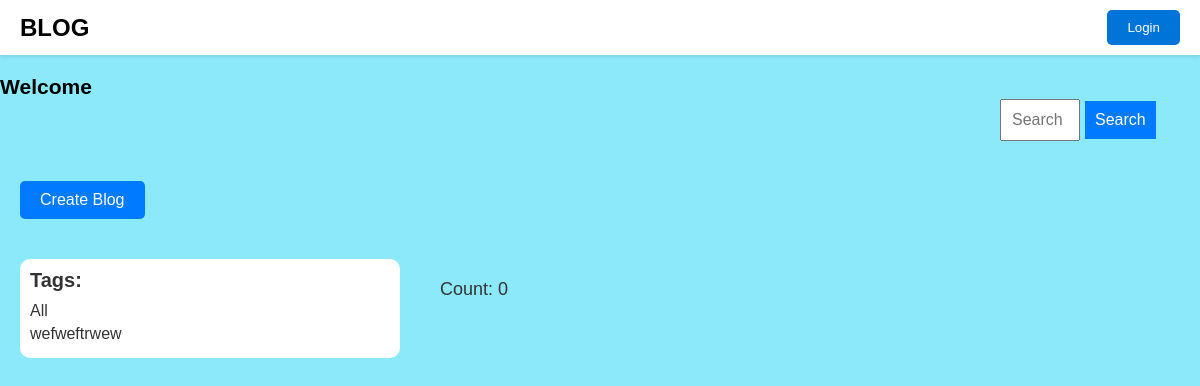
Before: / with the older database file.
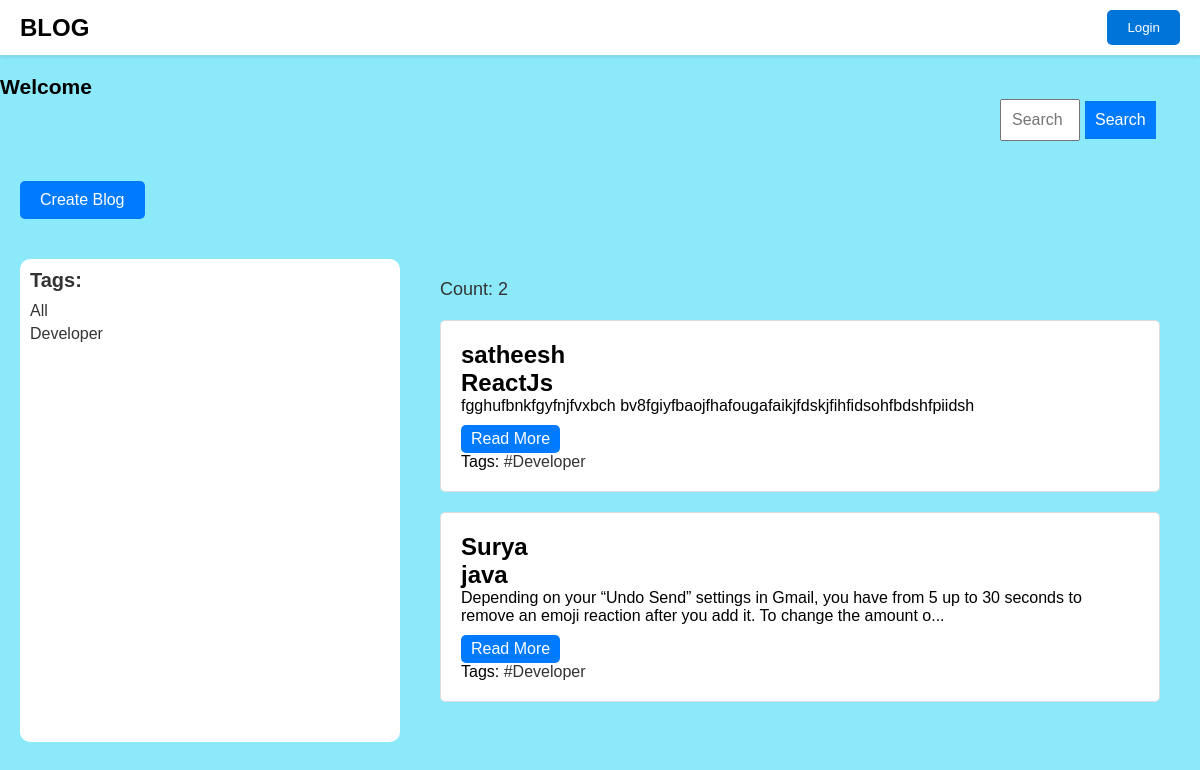
After: the same page with the newer database file.
### apps/models.py (models this page shows, shortened)
class Tag(models.Model):
    blog_tags = models.CharField(max_length=50)

class Blogs(models.Model):
    blog_title= models.CharField(max_length=100)
    blog_description = models.TextField()
    host=models.ForeignKey(User,on_delete=models.CASCADE,null=True,blank=True)
    tags = models.ManyToManyField(Tag, blank=True)
    STATUS_CHOICES = [
        ('Pending', 'Pending'),
        ('Approved', 'Approved'),
        ('Rejected', 'Rejected'),
    ]
    status = models.CharField(max_length=10, choices=STATUS_CHOICES, default='Approved')
    created = models.DateTimeField(auto_now_add=True)
    last_updated = models.DateTimeField(auto_now=True)
    def get_absolute_url(self):
        return reverse('blog', args=[str(self.pk)])
    class Meta:
        ordering = ['-last_updated','-created']

### apps/views.py (the view)
# urls.py: path('',views.index,name="home"),
def index(request):
    searching = request.GET.get('search', '')
    blogs= Blogs.objects.filter((Q(tags__blog_tags__icontains=searching )|
                                Q( blog_description__icontains=searching )
                                | Q(blog_title__icontains=searching ))).distinct()
    tags= Tag.objects.all()
    count = blogs.filter(status__icontains='Approved').count()
    home_url = request.build_absolute_uri(reverse('home'))
    context = {'blogs': blogs, 'tags': tags, 'count': count, 'home_url': home_url}
    return render(request, 'apps/home.html', context)

### apps/templates/apps/home.html (shortened to what this page needs)
<!DOCTYPE html>
<html lang="en">
<head>
</head>
<body>
    {% include "apps/nav.html" %}
    <a class="create-blog-button" href="{% url 'create' %}">Create Blog</a>
    <div class="blog-content">
        <div class="blog-tags">
            <h3>Tags:</h3>
            <a href="{% url 'home' %}?q=">All</a>
            {% for tag in tags %}
                <a href="{% url 'home' %}?search={{ tag.blog_tags }}">{{ tag.blog_tags }}</a>
            {% endfor %}
        </div>
        <div class="blog-cards">
            <p class="blog-count">
                Count: {{ count }}
            </p>
            {% for blog in blogs %}
            {% if blog.status == 'Approved' or request.user.is_superuser %}
                <div class="blog-card" style="border-radius: 5px;">
                    <h2>{{blog.host.username}}</h2>
                    <h2 class="blog-title">{{blog.blog_title}}</h2>
                    <p class="blog-description">
                        {{ blog.blog_description|slice:":150" }}{% if blog.blog_description|length > 150 %}...{% endif %}
                    </p>
                    <a href="{{ blog.get_absolute_url }}" class="action-link">Read More</a>
                    <p>
                        Tags:
                        {% for tag in blog.tags.all %}
                            <a href="{% url 'home' %}?search={{ tag.blog_tags }}" class="blog-tags1 blog-tags-hover">#{{ tag.blog_tags }}</a>
                        {% endfor %}
                    </p>
                </div>
            {% endif %}
            {% endfor %}
        </div>
    </div>
</body>
</html>

### apps/templates/apps/nav.html (shortened to what this page needs)
{% block content %}
<div class="navbar">
    <div class="navbar-center">
        <h1 class="navbar-title">BLOG</h1>
    </div>
    {% if request.user.is_authenticated %}
        <a href="{% url 'Signout' %}"><button class="login-button">Logout</button></a>
    {% else %}
        <a href="{% url 'Signin' %}"><button class="login-button">Login</button></a>
    {% endif %}
</div>
<div class="welcome-message">
    {% if request.user.is_authenticated %}
        <h3>Welcome, {{ request.user.username }}</h3>
    {% else %}
        <h3>Welcome</h3>
    {% endif %}
    <div class="search-form">
        <form action="{% url 'home' %}" method="get">
            <input class="search-input" type="text" name="search" placeholder="Search Room ...">
            <button class="search-button" type="submit">Search</button>
        </form>
    </div>
</div>
{% endblock %}

### apps/templates/apps/home.html (style rules this page uses)
body { background: linear-gradient(135deg, #8ce9fa 0%, #8ce9fa 100%); font-family: 'Arial', sans-serif; margin: 0; padding: 0; height: 100vh; width: 100vw; }
.create-blog-button { display: inline-block; font-size: 16px; color: #fff; text-decoration: none; padding: 10px 20px; background: #007bff; border: none; border-radius: 5px; cursor: pointer; transition: background 0.3s; margin: 20px; }
.blog-content { display: flex; flex-direction: row; padding: 20px; box-sizing: border-box; }
.blog-tags { flex: 1; padding: 10px; background-color: #fff; border-radius: 10px; margin-right: 20px; }
.blog-tags h3 { font-size: 20px; margin-bottom: 10px; color: #333; }
.blog-tags a { display: block; font-size: 16px; color: #333; text-decoration: none; margin: 5px 0; transition: color 0.3s; }
.blog-cards { flex: 2; padding: 20px; }
h2 { margin: 0; }
.blog-card { background: #fff; padding: 20px; margin: 0 0 20px; border: 1px solid #ddd; transition: box-shadow 0.3s; }
.blog-description { font-size: 16px; }
.blog-count { font-size: 18px; margin-bottom: 20px; color: #333; }
.blog-title { font-size: 24px; margin: 0; color: #000; }
.blog-tags-hover { font-size: 16px; color: #333; text-decoration: none; margin: 5px 0; transition: color 0.3s, background 0.3s; }
.blog-card .action-link { display: inline-block; font-size: 16px; color: #fff; text-decoration: none; margin: 10px 10px 0 0; padding: 5px 10px; background: #007bff; border: none; border-radius: 5px; cursor: pointer; transition: background 0.3s; }
.search-input { padding: 10px; font-size: 16px; width: calc(100% - 120px); box-sizing: border-box; }
.search-button { padding: 10px; font-size: 16px; background: #007bff; color: #fff; border: none; cursor: pointer; transition: background 0.3s; }

### apps/templates/apps/nav.html (style rules this page uses)
body, h1, h3, p { margin: 0; padding: 0; }
.navbar { display: flex; justify-content: space-between; align-items: center; background-color: white; padding: 10px 20px; box-shadow: 0 2px 4px rgba(0, 0, 0, 0.1); }
.navbar-title { font-size: 24px; font-weight: bold; color: black; text-align: center; flex-grow: 1; }
.login-button { background-color: #0074D9; color: #fff; padding: 10px 20px; border: none; border-radius: 5px; cursor: pointer; margin-left: auto; }
.welcome-message { text-align: left; margin: 20px 0; font-size: 18px; }
.search-form { margin-left:1000px; margin-bottom: 20px; }

Changed rows visible on the page:
changed Tag: blog_tags "wefweftrwew" → "Developer"
now on this page (row edited): Blogs: host.username "satheesh", blog_title "ReactJs", blog_description "fgghufbnkfgyfnjfvxbch bv8fgiyfbaojfhafougafaikjfdskjfihfidsohfbdshfpiidsh", Tag (blog_tags "Developer")
now on this page (row edited): Blogs: host.username "Surya", blog_title "java", blog_description "Depending on your “Undo Send” settings in Gmail, you have from 5 up to 30 seconds to remove an emoji reaction after you add it. To change the amount o", Tag (blog_tags "Developer")
Other visible differences:
{{ count }}: "0" → "2"
